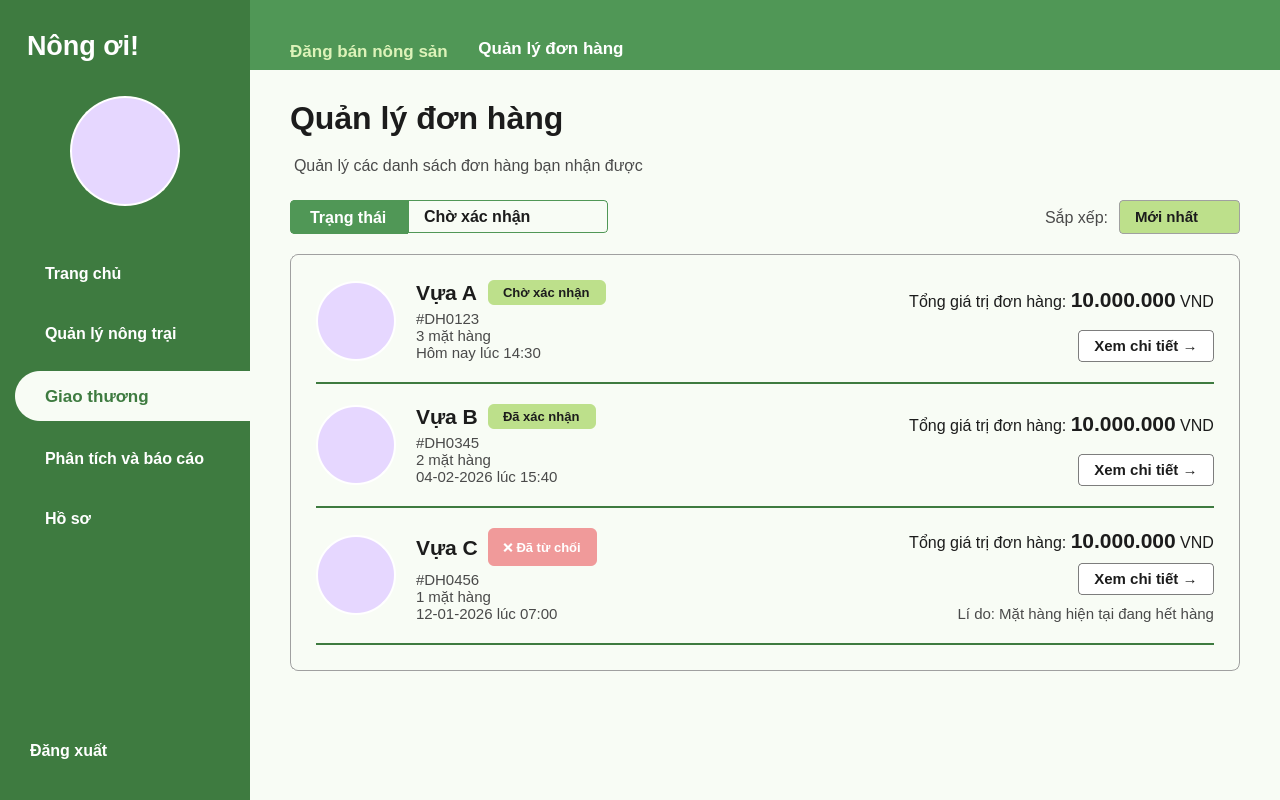
<?xml version="1.0" encoding="UTF-8"?>
<ui version="4.0">
 <class>DanhSachDonHangScreen</class>
 <widget class="QWidget" name="DanhSachDonHangScreen">
  <property name="geometry">
   <rect>
    <x>0</x>
    <y>0</y>
    <width>1280</width>
    <height>800</height>
   </rect>
  </property>
  <property name="windowTitle">
   <string>Giao thương - Quản lý đơn hàng</string>
  </property>
  <property name="styleSheet">
   <string notr="true">QWidget#DanhSachDonHangScreen {
    background-color: #111111;
}
QLabel, QLineEdit, QTextEdit, QPushButton, QComboBox {
    font-family: 'Segoe UI', Arial, sans-serif;
}
QScrollArea {
    border: none;
    background-color: transparent;
}</string>
  </property>
  <layout class="QHBoxLayout" name="main_layout">
   <property name="spacing">
    <number>0</number>
   </property>
   <property name="leftMargin">
    <number>0</number>
   </property>
   <property name="topMargin">
    <number>0</number>
   </property>
   <property name="rightMargin">
    <number>0</number>
   </property>
   <property name="bottomMargin">
    <number>0</number>
   </property>
   <item>
    <widget class="QFrame" name="sidebar">
     <property name="minimumSize">
      <size>
       <width>250</width>
       <height>0</height>
      </size>
     </property>
     <property name="maximumSize">
      <size>
       <width>250</width>
       <height>16777215</height>
      </size>
     </property>
     <property name="styleSheet">
      <string notr="true">QFrame#sidebar {
    background-color: #3E7B40;
}</string>
     </property>
     <layout class="QVBoxLayout" name="verticalLayout_sidebar">
      <property name="spacing">
       <number>15</number>
      </property>
      <property name="leftMargin">
       <number>0</number>
      </property>
      <property name="topMargin">
       <number>30</number>
      </property>
      <property name="rightMargin">
       <number>0</number>
      </property>
      <property name="bottomMargin">
       <number>30</number>
      </property>
      <item>
       <widget class="QLabel" name="lbl_logo">
        <property name="styleSheet">
         <string notr="true">color: white;
font-size: 20pt;
font-weight: bold;
padding-left: 20px;</string>
        </property>
        <property name="text">
         <string>Nông ơi!</string>
        </property>
       </widget>
      </item>
      <item>
       <spacer name="verticalSpacer_avatar_top">
        <property name="orientation">
         <enum>Qt::Vertical</enum>
        </property>
        <property name="sizeType">
         <enum>QSizePolicy::Fixed</enum>
        </property>
        <property name="sizeHint" stdset="0">
         <size>
          <width>20</width>
          <height>20</height>
         </size>
        </property>
       </spacer>
      </item>
      <item>
       <layout class="QHBoxLayout" name="avatar_layout">
        <item>
         <widget class="QLabel" name="lbl_avatar">
          <property name="minimumSize">
           <size>
            <width>110</width>
            <height>110</height>
           </size>
          </property>
          <property name="maximumSize">
           <size>
            <width>110</width>
            <height>110</height>
           </size>
          </property>
          <property name="styleSheet">
           <string notr="true">background-color: #E6D7FF;
border-radius: 55px;
border: 2px solid white;</string>
          </property>
          <property name="text">
           <string/>
          </property>
          <property name="pixmap">
           <pixmap>../Hình ảnh/icon_user_purple.png</pixmap>
          </property>
          <property name="scaledContents">
           <bool>true</bool>
          </property>
          <property name="alignment">
           <set>Qt::AlignCenter</set>
          </property>
         </widget>
        </item>
       </layout>
      </item>
      <item>
       <spacer name="verticalSpacer_menu_top">
        <property name="orientation">
         <enum>Qt::Vertical</enum>
        </property>
        <property name="sizeType">
         <enum>QSizePolicy::Fixed</enum>
        </property>
        <property name="sizeHint" stdset="0">
         <size>
          <width>20</width>
          <height>30</height>
         </size>
        </property>
       </spacer>
      </item>
      <item>
       <widget class="QPushButton" name="btn_menu_trang_chu">
        <property name="minimumSize">
         <size>
          <width>0</width>
          <height>45</height>
         </size>
        </property>
        <property name="cursor">
         <cursorShape>PointingHandCursor</cursorShape>
        </property>
        <property name="styleSheet">
         <string notr="true">QPushButton {
    background-color: transparent;
    color: white;
    font-size: 12pt;
    font-weight: bold;
    text-align: left;
    padding-left: 45px;
    border: none;
}
QPushButton:hover {
    color: #DDF3B9;
}</string>
        </property>
        <property name="text">
         <string>Trang chủ</string>
        </property>
       </widget>
      </item>
      <item>
       <widget class="QPushButton" name="btn_menu_quan_ly">
        <property name="minimumSize">
         <size>
          <width>0</width>
          <height>45</height>
         </size>
        </property>
        <property name="cursor">
         <cursorShape>PointingHandCursor</cursorShape>
        </property>
        <property name="styleSheet">
         <string notr="true">QPushButton {
    background-color: transparent;
    color: white;
    font-size: 12pt;
    font-weight: bold;
    text-align: left;
    padding-left: 45px;
    border: none;
}
QPushButton:hover {
    color: #DDF3B9;
}</string>
        </property>
        <property name="text">
         <string>Quản lý nông trại</string>
        </property>
       </widget>
      </item>
      <item>
       <widget class="QPushButton" name="btn_menu_giao_thuong">
        <property name="minimumSize">
         <size>
          <width>0</width>
          <height>50</height>
         </size>
        </property>
        <property name="cursor">
         <cursorShape>PointingHandCursor</cursorShape>
        </property>
        <property name="styleSheet">
         <string notr="true">QPushButton {
    background-color: #F8FCF5;
    color: #3E7B40;
    font-size: 13pt;
    font-weight: bold;
    text-align: left;
    padding-left: 30px;
    border: none;
    border-top-left-radius: 25px;
    border-bottom-left-radius: 25px;
    margin-left: 15px;
}</string>
        </property>
        <property name="text">
         <string>Giao thương</string>
        </property>
       </widget>
      </item>
      <item>
       <widget class="QPushButton" name="btn_menu_phan_tich">
        <property name="minimumSize">
         <size>
          <width>0</width>
          <height>45</height>
         </size>
        </property>
        <property name="cursor">
         <cursorShape>PointingHandCursor</cursorShape>
        </property>
        <property name="styleSheet">
         <string notr="true">QPushButton {
    background-color: transparent;
    color: white;
    font-size: 12pt;
    font-weight: bold;
    text-align: left;
    padding-left: 45px;
    border: none;
}
QPushButton:hover {
    color: #DDF3B9;
}</string>
        </property>
        <property name="text">
         <string>Phân tích và báo cáo</string>
        </property>
       </widget>
      </item>
      <item>
       <widget class="QPushButton" name="btn_menu_ho_so">
        <property name="minimumSize">
         <size>
          <width>0</width>
          <height>45</height>
         </size>
        </property>
        <property name="cursor">
         <cursorShape>PointingHandCursor</cursorShape>
        </property>
        <property name="styleSheet">
         <string notr="true">QPushButton {
    background-color: transparent;
    color: white;
    font-size: 12pt;
    font-weight: bold;
    text-align: left;
    padding-left: 45px;
    border: none;
}
QPushButton:hover {
    color: #DDF3B9;
}</string>
        </property>
        <property name="text">
         <string>Hồ sơ</string>
        </property>
       </widget>
      </item>
      <item>
       <spacer name="verticalSpacer_sidebar_bottom">
        <property name="orientation">
         <enum>Qt::Vertical</enum>
        </property>
        <property name="sizeHint" stdset="0">
         <size>
          <width>20</width>
          <height>40</height>
         </size>
        </property>
       </spacer>
      </item>
      <item>
       <widget class="QPushButton" name="btn_dang_xuat">
        <property name="minimumSize">
         <size>
          <width>0</width>
          <height>40</height>
         </size>
        </property>
        <property name="cursor">
         <cursorShape>PointingHandCursor</cursorShape>
        </property>
        <property name="styleSheet">
         <string notr="true">QPushButton {
    background-color: transparent;
    color: white;
    font-size: 12pt;
    font-weight: bold;
    text-align: left;
    padding-left: 30px;
    border: none;
}
QPushButton:hover {
    color: #FFB3B3;
}</string>
        </property>
        <property name="text">
         <string>Đăng xuất</string>
        </property>
       </widget>
      </item>
     </layout>
    </widget>
   </item>
   <item>
    <layout class="QVBoxLayout" name="verticalLayout_main">
     <property name="spacing">
      <number>0</number>
     </property>
     <item>
      <widget class="QFrame" name="top_bar">
       <property name="minimumSize">
        <size>
         <width>0</width>
         <height>70</height>
        </size>
       </property>
       <property name="maximumSize">
        <size>
         <width>16777215</width>
         <height>70</height>
        </size>
       </property>
       <property name="styleSheet">
        <string notr="true">QFrame#top_bar {
    background-color: #509756;
}</string>
       </property>
       <layout class="QHBoxLayout" name="horizontalLayout_topbar">
        <property name="spacing">
         <number>30</number>
        </property>
        <property name="leftMargin">
         <number>40</number>
        </property>
        <property name="topMargin">
         <number>0</number>
        </property>
        <property name="bottomMargin">
         <number>0</number>
        </property>
        <item>
         <widget class="QLabel" name="lbl_tab_dang_ban">
          <property name="cursor">
           <cursorShape>PointingHandCursor</cursorShape>
          </property>
          <property name="styleSheet">
           <string notr="true">color: #DDF3B9;
font-size: 13pt;
font-weight: bold;
padding-bottom: 5px;</string>
          </property>
          <property name="text">
           <string>Đăng bán nông sản</string>
          </property>
          <property name="alignment">
           <set>Qt::AlignBottom|Qt::AlignHCenter</set>
          </property>
         </widget>
        </item>
        <item>
         <widget class="QLabel" name="lbl_tab_quan_ly_don">
          <property name="styleSheet">
           <string notr="true">color: white;
font-size: 13pt;
font-weight: bold;
border-bottom: 3px solid white;
padding-bottom: 5px;</string>
          </property>
          <property name="text">
           <string>Quản lý đơn hàng</string>
          </property>
          <property name="alignment">
           <set>Qt::AlignBottom|Qt::AlignHCenter</set>
          </property>
         </widget>
        </item>
        <item>
         <spacer name="horizontalSpacer_topbar">
          <property name="orientation">
           <enum>Qt::Horizontal</enum>
          </property>
          <property name="sizeHint" stdset="0">
           <size>
            <width>40</width>
            <height>20</height>
           </size>
          </property>
         </spacer>
        </item>
       </layout>
      </widget>
     </item>
     <item>
      <widget class="QScrollArea" name="scroll_area">
       <property name="styleSheet">
        <string notr="true">QScrollArea { background-color: #F8FCF5; border: none; }</string>
       </property>
       <property name="frameShape">
        <enum>QFrame::NoFrame</enum>
       </property>
       <property name="widgetResizable">
        <bool>true</bool>
       </property>
       <widget class="QWidget" name="scrollAreaWidgetContents">
        <property name="geometry">
         <rect>
          <x>0</x>
          <y>0</y>
          <width>1028</width>
          <height>728</height>
         </rect>
        </property>
        <property name="styleSheet">
         <string notr="true">QWidget#scrollAreaWidgetContents { background-color: #F8FCF5; }</string>
        </property>
        <layout class="QVBoxLayout" name="verticalLayout_scroll">
         <property name="spacing">
          <number>20</number>
         </property>
         <property name="leftMargin">
          <number>40</number>
         </property>
         <property name="topMargin">
          <number>30</number>
         </property>
         <property name="rightMargin">
          <number>40</number>
         </property>
         <property name="bottomMargin">
          <number>40</number>
         </property>
         <item>
          <widget class="QLabel" name="lbl_page_title">
           <property name="styleSheet">
            <string notr="true">color: #1C1C1C; font-size: 24pt; font-weight: 900;</string>
           </property>
           <property name="text">
            <string>Quản lý đơn hàng</string>
           </property>
          </widget>
         </item>
         <item>
          <widget class="QLabel" name="lbl_page_subtitle">
           <property name="styleSheet">
            <string notr="true">color: #4A4A4A; font-size: 12pt; margin-top: -5px; margin-bottom: 5px;</string>
           </property>
           <property name="text">
            <string>Quản lý các danh sách đơn hàng bạn nhận được</string>
           </property>
          </widget>
         </item>
         <item>
          <layout class="QHBoxLayout" name="horizontalLayout_filters">
           <item>
            <layout class="QHBoxLayout" name="filter_status">
             <property name="spacing">
              <number>0</number>
             </property>
             <item>
              <widget class="QLabel" name="lbl_filter_status">
               <property name="styleSheet">
                <string notr="true">background-color: #509756; color: white; padding: 6px 15px; font-weight: bold; font-size: 12pt; border-top-left-radius: 4px; border-bottom-left-radius: 4px; border: 1px solid #509756;</string>
               </property>
               <property name="text">
                <string>Trạng thái</string>
               </property>
              </widget>
             </item>
             <item>
              <widget class="QComboBox" name="cmb_status">
               <property name="minimumSize">
                <size>
                 <width>200</width>
                 <height>0</height>
                </size>
               </property>
               <property name="cursor">
                <cursorShape>PointingHandCursor</cursorShape>
               </property>
               <property name="styleSheet">
                <string notr="true">QComboBox {
    background-color: #F8FCF5;
    border: 1px solid #509756;
    border-top-right-radius: 4px;
    border-bottom-right-radius: 4px;
    padding: 5px 15px;
    font-weight: bold;
    font-size: 12pt;
    color: #1C1C1C;
}
QComboBox::drop-down {
    border: none;
    width: 25px;
}
QComboBox QAbstractItemView {
    background-color: #FFFFFF;
    border: 1px solid #509756;
    selection-background-color: #EAF7D5;
    selection-color: #1C1C1C;
    outline: none;
}</string>
               </property>
               <item>
                <property name="text">
                 <string>Chờ xác nhận</string>
                </property>
               </item>
               <item>
                <property name="text">
                 <string>Đã xác nhận</string>
                </property>
               </item>
               <item>
                <property name="text">
                 <string>Đang giao hàng</string>
                </property>
               </item>
               <item>
                <property name="text">
                 <string>Đã từ chối</string>
                </property>
               </item>
              </widget>
             </item>
            </layout>
           </item>
           <item>
            <spacer name="hs_filters">
             <property name="orientation">
              <enum>Qt::Horizontal</enum>
             </property>
             <property name="sizeHint" stdset="0">
              <size>
               <width>40</width>
               <height>20</height>
              </size>
             </property>
            </spacer>
           </item>
           <item>
            <layout class="QHBoxLayout" name="filter_sort">
             <property name="spacing">
              <number>10</number>
             </property>
             <item>
              <widget class="QLabel" name="lbl_sort">
               <property name="styleSheet">
                <string notr="true">color: #4A4A4A; font-size: 12pt;</string>
               </property>
               <property name="text">
                <string>Sắp xếp:</string>
               </property>
              </widget>
             </item>
             <item>
              <widget class="QComboBox" name="cmb_sort">
               <property name="cursor">
                <cursorShape>PointingHandCursor</cursorShape>
               </property>
               <property name="styleSheet">
                <string notr="true">QComboBox {
    background-color: #BDE08B;
    border: 1px solid #A0A0A0;
    border-radius: 4px;
    padding: 6px 15px;
    font-weight: bold;
    font-size: 11pt;
    color: #1C1C1C;
}
QComboBox::drop-down {
    border: none;
    width: 25px;
}
QComboBox QAbstractItemView {
    background-color: #FFFFFF;
    border: 1px solid #A0A0A0;
    selection-background-color: #EAF7D5;
    selection-color: #1C1C1C;
    outline: none;
}</string>
               </property>
               <item>
                <property name="text">
                 <string>Mới nhất</string>
                </property>
               </item>
               <item>
                <property name="text">
                 <string>Cũ nhất</string>
                </property>
               </item>
              </widget>
             </item>
            </layout>
           </item>
          </layout>
         </item>
         <item>
          <widget class="QFrame" name="order_list_frame">
           <property name="styleSheet">
            <string notr="true">QFrame#order_list_frame { background-color: #F8FCF5; border: 1px solid #A0A0A0; border-radius: 8px; }</string>
           </property>
           <layout class="QVBoxLayout" name="verticalLayout_list">
            <property name="spacing">
             <number>20</number>
            </property>
            <property name="leftMargin">
             <number>25</number>
            </property>
            <property name="topMargin">
             <number>25</number>
            </property>
            <property name="rightMargin">
             <number>25</number>
            </property>
            <property name="bottomMargin">
             <number>25</number>
            </property>
            <item>
             <layout class="QHBoxLayout" name="item1_layout">
              <property name="spacing">
               <number>20</number>
              </property>
              <item>
               <widget class="QLabel" name="avatar_1">
                <property name="minimumSize">
                 <size>
                  <width>80</width>
                  <height>80</height>
                 </size>
                </property>
                <property name="maximumSize">
                 <size>
                  <width>80</width>
                  <height>80</height>
                 </size>
                </property>
                <property name="styleSheet">
                 <string notr="true">background-color: #E6D7FF; border-radius: 40px; border: 2px solid white;</string>
                </property>
                <property name="text">
                 <string/>
                </property>
                <property name="pixmap">
                 <pixmap>../Hình ảnh/icon_user_purple.png</pixmap>
                </property>
                <property name="scaledContents">
                 <bool>true</bool>
                </property>
               </widget>
              </item>
              <item>
               <layout class="QVBoxLayout" name="info1_layout">
                <property name="spacing">
                 <number>5</number>
                </property>
                <item>
                 <layout class="QHBoxLayout">
                  <property name="spacing">
                   <number>10</number>
                  </property>
                  <item>
                   <widget class="QLabel" name="name_1">
                    <property name="styleSheet">
                     <string notr="true">font-size: 16pt; font-weight: bold; color: #1C1C1C; border: none; background: transparent;</string>
                    </property>
                    <property name="text">
                     <string>Vựa A</string>
                    </property>
                   </widget>
                  </item>
                  <item>
                   <widget class="QLabel" name="badge_1">
                    <property name="styleSheet">
                     <string notr="true">background-color: #BDE08B; color: #1C1C1C; padding: 4px 12px; border-radius: 6px; font-weight: bold; font-size: 10pt;</string>
                    </property>
                    <property name="text">
                     <string>Chờ xác nhận</string>
                    </property>
                   </widget>
                  </item>
                  <item>
                   <spacer>
                    <property name="orientation">
                     <enum>Qt::Horizontal</enum>
                    </property>
                    <property name="sizeHint" stdset="0">
                     <size>
                      <width>40</width>
                      <height>20</height>
                     </size>
                    </property>
                   </spacer>
                  </item>
                 </layout>
                </item>
                <item>
                 <widget class="QLabel" name="desc_1">
                  <property name="styleSheet">
                   <string notr="true">color: #4A4A4A; font-size: 11pt; line-height: 1.5; border: none; background: transparent;</string>
                  </property>
                  <property name="text">
                   <string>#DH0123
3 mặt hàng
Hôm nay lúc 14:30</string>
                  </property>
                 </widget>
                </item>
               </layout>
              </item>
              <item>
               <layout class="QVBoxLayout" name="action1_layout">
                <property name="spacing">
                 <number>10</number>
                </property>
                <item>
                 <widget class="QLabel" name="price_1">
                  <property name="text">
                   <string>&lt;html&gt;&lt;head/&gt;&lt;body&gt;&lt;p&gt;&lt;span style=&quot;font-size:12pt; color:#1C1C1C;&quot;&gt;Tổng giá trị đơn hàng: &lt;/span&gt;&lt;span style=&quot;font-size:16pt; font-weight:bold; color:#1C1C1C;&quot;&gt;10.000.000&lt;/span&gt;&lt;span style=&quot;font-size:12pt; color:#1C1C1C;&quot;&gt; VND&lt;/span&gt;&lt;/p&gt;&lt;/body&gt;&lt;/html&gt;</string>
                  </property>
                  <property name="alignment">
                   <set>Qt::AlignRight|Qt::AlignTrailing|Qt::AlignVCenter</set>
                  </property>
                 </widget>
                </item>
                <item>
                 <layout class="QHBoxLayout">
                  <item>
                   <spacer>
                    <property name="orientation">
                     <enum>Qt::Horizontal</enum>
                    </property>
                    <property name="sizeHint" stdset="0">
                     <size>
                      <width>40</width>
                      <height>20</height>
                     </size>
                    </property>
                   </spacer>
                  </item>
                  <item>
                   <widget class="QPushButton" name="btn_detail_1">
                    <property name="cursor">
                     <cursorShape>PointingHandCursor</cursorShape>
                    </property>
                    <property name="styleSheet">
                     <string notr="true">QPushButton { background-color: #FFFFFF; border: 1px solid #7D7D7D; border-radius: 4px; padding: 6px 15px; font-size: 11pt; font-weight: bold; color: #1C1C1C; } QPushButton:hover { background-color: #F0F0F0; }</string>
                    </property>
                    <property name="text">
                     <string>Xem chi tiết →</string>
                    </property>
                   </widget>
                  </item>
                 </layout>
                </item>
               </layout>
              </item>
             </layout>
            </item>
            <item>
             <widget class="QFrame" name="line_1">
              <property name="minimumSize">
               <size>
                <width>0</width>
                <height>2</height>
               </size>
              </property>
              <property name="maximumSize">
               <size>
                <width>16777215</width>
                <height>2</height>
               </size>
              </property>
              <property name="styleSheet">
               <string notr="true">background-color: #3E7B40;</string>
              </property>
             </widget>
            </item>
            <item>
             <layout class="QHBoxLayout" name="item2_layout">
              <property name="spacing">
               <number>20</number>
              </property>
              <item>
               <widget class="QLabel" name="avatar_2">
                <property name="minimumSize">
                 <size>
                  <width>80</width>
                  <height>80</height>
                 </size>
                </property>
                <property name="maximumSize">
                 <size>
                  <width>80</width>
                  <height>80</height>
                 </size>
                </property>
                <property name="styleSheet">
                 <string notr="true">background-color: #E6D7FF; border-radius: 40px; border: 2px solid white;</string>
                </property>
                <property name="text">
                 <string/>
                </property>
                <property name="pixmap">
                 <pixmap>../Hình ảnh/icon_user_purple.png</pixmap>
                </property>
                <property name="scaledContents">
                 <bool>true</bool>
                </property>
               </widget>
              </item>
              <item>
               <layout class="QVBoxLayout" name="info2_layout">
                <property name="spacing">
                 <number>5</number>
                </property>
                <item>
                 <layout class="QHBoxLayout">
                  <property name="spacing">
                   <number>10</number>
                  </property>
                  <item>
                   <widget class="QLabel" name="name_2">
                    <property name="styleSheet">
                     <string notr="true">font-size: 16pt; font-weight: bold; color: #1C1C1C; border: none; background: transparent;</string>
                    </property>
                    <property name="text">
                     <string>Vựa B</string>
                    </property>
                   </widget>
                  </item>
                  <item>
                   <widget class="QLabel" name="badge_2">
                    <property name="styleSheet">
                     <string notr="true">background-color: #BDE08B; color: #1C1C1C; padding: 4px 12px; border-radius: 6px; font-weight: bold; font-size: 10pt;</string>
                    </property>
                    <property name="text">
                     <string>Đã xác nhận</string>
                    </property>
                   </widget>
                  </item>
                  <item>
                   <spacer>
                    <property name="orientation">
                     <enum>Qt::Horizontal</enum>
                    </property>
                    <property name="sizeHint" stdset="0">
                     <size>
                      <width>40</width>
                      <height>20</height>
                     </size>
                    </property>
                   </spacer>
                  </item>
                 </layout>
                </item>
                <item>
                 <widget class="QLabel" name="desc_2">
                  <property name="styleSheet">
                   <string notr="true">color: #4A4A4A; font-size: 11pt; line-height: 1.5; border: none; background: transparent;</string>
                  </property>
                  <property name="text">
                   <string>#DH0345
2 mặt hàng
04-02-2026 lúc 15:40</string>
                  </property>
                 </widget>
                </item>
               </layout>
              </item>
              <item>
               <layout class="QVBoxLayout" name="action2_layout">
                <property name="spacing">
                 <number>10</number>
                </property>
                <item>
                 <widget class="QLabel" name="price_2">
                  <property name="text">
                   <string>&lt;html&gt;&lt;head/&gt;&lt;body&gt;&lt;p&gt;&lt;span style=&quot;font-size:12pt; color:#1C1C1C;&quot;&gt;Tổng giá trị đơn hàng: &lt;/span&gt;&lt;span style=&quot;font-size:16pt; font-weight:bold; color:#1C1C1C;&quot;&gt;10.000.000&lt;/span&gt;&lt;span style=&quot;font-size:12pt; color:#1C1C1C;&quot;&gt; VND&lt;/span&gt;&lt;/p&gt;&lt;/body&gt;&lt;/html&gt;</string>
                  </property>
                  <property name="alignment">
                   <set>Qt::AlignRight|Qt::AlignTrailing|Qt::AlignVCenter</set>
                  </property>
                 </widget>
                </item>
                <item>
                 <layout class="QHBoxLayout">
                  <item>
                   <spacer>
                    <property name="orientation">
                     <enum>Qt::Horizontal</enum>
                    </property>
                    <property name="sizeHint" stdset="0">
                     <size>
                      <width>40</width>
                      <height>20</height>
                     </size>
                    </property>
                   </spacer>
                  </item>
                  <item>
                   <widget class="QPushButton" name="btn_detail_2">
                    <property name="cursor">
                     <cursorShape>PointingHandCursor</cursorShape>
                    </property>
                    <property name="styleSheet">
                     <string notr="true">QPushButton { background-color: #FFFFFF; border: 1px solid #7D7D7D; border-radius: 4px; padding: 6px 15px; font-size: 11pt; font-weight: bold; color: #1C1C1C; } QPushButton:hover { background-color: #F0F0F0; }</string>
                    </property>
                    <property name="text">
                     <string>Xem chi tiết →</string>
                    </property>
                   </widget>
                  </item>
                 </layout>
                </item>
               </layout>
              </item>
             </layout>
            </item>
            <item>
             <widget class="QFrame" name="line_2">
              <property name="minimumSize">
               <size>
                <width>0</width>
                <height>2</height>
               </size>
              </property>
              <property name="maximumSize">
               <size>
                <width>16777215</width>
                <height>2</height>
               </size>
              </property>
              <property name="styleSheet">
               <string notr="true">background-color: #3E7B40;</string>
              </property>
             </widget>
            </item>
            <item>
             <layout class="QHBoxLayout" name="item3_layout">
              <property name="spacing">
               <number>20</number>
              </property>
              <item>
               <widget class="QLabel" name="avatar_3">
                <property name="minimumSize">
                 <size>
                  <width>80</width>
                  <height>80</height>
                 </size>
                </property>
                <property name="maximumSize">
                 <size>
                  <width>80</width>
                  <height>80</height>
                 </size>
                </property>
                <property name="styleSheet">
                 <string notr="true">background-color: #E6D7FF; border-radius: 40px; border: 2px solid white;</string>
                </property>
                <property name="text">
                 <string/>
                </property>
                <property name="pixmap">
                 <pixmap>../Hình ảnh/icon_user_purple.png</pixmap>
                </property>
                <property name="scaledContents">
                 <bool>true</bool>
                </property>
               </widget>
              </item>
              <item>
               <layout class="QVBoxLayout" name="info3_layout">
                <property name="spacing">
                 <number>5</number>
                </property>
                <item>
                 <layout class="QHBoxLayout">
                  <property name="spacing">
                   <number>10</number>
                  </property>
                  <item>
                   <widget class="QLabel" name="name_3">
                    <property name="styleSheet">
                     <string notr="true">font-size: 16pt; font-weight: bold; color: #1C1C1C; border: none; background: transparent;</string>
                    </property>
                    <property name="text">
                     <string>Vựa C</string>
                    </property>
                   </widget>
                  </item>
                  <item>
                   <widget class="QLabel" name="badge_3">
                    <property name="styleSheet">
                     <string notr="true">background-color: #F09A9A; color: white; padding: 4px 12px; border-radius: 6px; font-weight: bold; font-size: 10pt;</string>
                    </property>
                    <property name="text">
                     <string>❌ Đã từ chối</string>
                    </property>
                   </widget>
                  </item>
                  <item>
                   <spacer>
                    <property name="orientation">
                     <enum>Qt::Horizontal</enum>
                    </property>
                    <property name="sizeHint" stdset="0">
                     <size>
                      <width>40</width>
                      <height>20</height>
                     </size>
                    </property>
                   </spacer>
                  </item>
                 </layout>
                </item>
                <item>
                 <widget class="QLabel" name="desc_3">
                  <property name="styleSheet">
                   <string notr="true">color: #4A4A4A; font-size: 11pt; line-height: 1.5; border: none; background: transparent;</string>
                  </property>
                  <property name="text">
                   <string>#DH0456
1 mặt hàng
12-01-2026 lúc 07:00</string>
                  </property>
                 </widget>
                </item>
               </layout>
              </item>
              <item>
               <layout class="QVBoxLayout" name="action3_layout">
                <property name="spacing">
                 <number>10</number>
                </property>
                <item>
                 <widget class="QLabel" name="price_3">
                  <property name="text">
                   <string>&lt;html&gt;&lt;head/&gt;&lt;body&gt;&lt;p&gt;&lt;span style=&quot;font-size:12pt; color:#1C1C1C;&quot;&gt;Tổng giá trị đơn hàng: &lt;/span&gt;&lt;span style=&quot;font-size:16pt; font-weight:bold; color:#1C1C1C;&quot;&gt;10.000.000&lt;/span&gt;&lt;span style=&quot;font-size:12pt; color:#1C1C1C;&quot;&gt; VND&lt;/span&gt;&lt;/p&gt;&lt;/body&gt;&lt;/html&gt;</string>
                  </property>
                  <property name="alignment">
                   <set>Qt::AlignRight|Qt::AlignTrailing|Qt::AlignVCenter</set>
                  </property>
                 </widget>
                </item>
                <item>
                 <layout class="QHBoxLayout">
                  <item>
                   <spacer>
                    <property name="orientation">
                     <enum>Qt::Horizontal</enum>
                    </property>
                    <property name="sizeHint" stdset="0">
                     <size>
                      <width>40</width>
                      <height>20</height>
                     </size>
                    </property>
                   </spacer>
                  </item>
                  <item>
                   <widget class="QPushButton" name="btn_detail_3">
                    <property name="cursor">
                     <cursorShape>PointingHandCursor</cursorShape>
                    </property>
                    <property name="styleSheet">
                     <string notr="true">QPushButton { background-color: #FFFFFF; border: 1px solid #7D7D7D; border-radius: 4px; padding: 6px 15px; font-size: 11pt; font-weight: bold; color: #1C1C1C; } QPushButton:hover { background-color: #F0F0F0; }</string>
                    </property>
                    <property name="text">
                     <string>Xem chi tiết →</string>
                    </property>
                   </widget>
                  </item>
                 </layout>
                </item>
                <item>
                 <widget class="QLabel" name="reason_3">
                  <property name="styleSheet">
                   <string notr="true">color: #4A4A4A; font-size: 11pt;</string>
                  </property>
                  <property name="text">
                   <string>Lí do: Mặt hàng hiện tại đang hết hàng</string>
                  </property>
                  <property name="alignment">
                   <set>Qt::AlignRight|Qt::AlignTrailing|Qt::AlignVCenter</set>
                  </property>
                 </widget>
                </item>
               </layout>
              </item>
             </layout>
            </item>
            <item>
             <widget class="QFrame" name="line_3">
              <property name="minimumSize">
               <size>
                <width>0</width>
                <height>2</height>
               </size>
              </property>
              <property name="maximumSize">
               <size>
                <width>16777215</width>
                <height>2</height>
               </size>
              </property>
              <property name="styleSheet">
               <string notr="true">background-color: #3E7B40;</string>
              </property>
             </widget>
            </item>
           </layout>
          </widget>
         </item>
         <item>
          <spacer name="verticalSpacer_scroll_bottom">
           <property name="orientation">
            <enum>Qt::Vertical</enum>
           </property>
           <property name="sizeHint" stdset="0">
            <size>
             <width>20</width>
             <height>40</height>
            </size>
           </property>
          </spacer>
         </item>
        </layout>
       </widget>
      </widget>
     </item>
    </layout>
   </item>
  </layout>
 </widget>
 <resources/>
 <connections/>
</ui>
